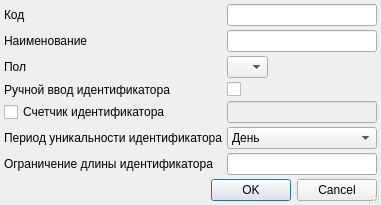
<?xml version="1.0" encoding="UTF-8"?>
<ui version="4.0">
 <class>TissueTypeEditorDialog</class>
 <widget class="QDialog" name="TissueTypeEditorDialog">
  <property name="geometry">
   <rect>
    <x>0</x>
    <y>0</y>
    <width>381</width>
    <height>193</height>
   </rect>
  </property>
  <property name="windowTitle">
   <string>Dialog</string>
  </property>
  <property name="sizeGripEnabled">
   <bool>true</bool>
  </property>
  <layout class="QGridLayout" name="gridLayout">
   <property name="margin">
    <number>4</number>
   </property>
   <property name="spacing">
    <number>4</number>
   </property>
   <item row="0" column="0">
    <widget class="QLabel" name="lblCode">
     <property name="text">
      <string>Код</string>
     </property>
     <property name="buddy">
      <cstring>edtCode</cstring>
     </property>
    </widget>
   </item>
   <item row="0" column="1">
    <widget class="QLineEdit" name="edtCode"/>
   </item>
   <item row="1" column="0">
    <widget class="QLabel" name="lblName">
     <property name="text">
      <string>Наименование</string>
     </property>
     <property name="buddy">
      <cstring>edtName</cstring>
     </property>
    </widget>
   </item>
   <item row="1" column="1">
    <widget class="QLineEdit" name="edtName"/>
   </item>
   <item row="10" column="0" colspan="2">
    <widget class="QDialogButtonBox" name="buttonBox">
     <property name="orientation">
      <enum>Qt::Horizontal</enum>
     </property>
     <property name="standardButtons">
      <set>QDialogButtonBox::Cancel|QDialogButtonBox::Ok</set>
     </property>
    </widget>
   </item>
   <item row="9" column="0">
    <spacer name="verticalSpacer">
     <property name="orientation">
      <enum>Qt::Vertical</enum>
     </property>
     <property name="sizeHint" stdset="0">
      <size>
       <width>20</width>
       <height>40</height>
      </size>
     </property>
    </spacer>
   </item>
   <item row="6" column="0">
    <widget class="QLabel" name="lblResetCounterType">
     <property name="text">
      <string>Период уникальности идентификатора</string>
     </property>
     <property name="buddy">
      <cstring>cmbCounterResetType</cstring>
     </property>
    </widget>
   </item>
   <item row="6" column="1">
    <widget class="QComboBox" name="cmbCounterResetType">
     <item>
      <property name="text">
       <string>День</string>
      </property>
     </item>
     <item>
      <property name="text">
       <string>Неделя</string>
      </property>
     </item>
     <item>
      <property name="text">
       <string>Месяц</string>
      </property>
     </item>
     <item>
      <property name="text">
       <string>Полгода</string>
      </property>
     </item>
     <item>
      <property name="text">
       <string>Год</string>
      </property>
     </item>
     <item>
      <property name="text">
       <string>Постоянно</string>
      </property>
     </item>
    </widget>
   </item>
   <item row="3" column="1">
    <widget class="QCheckBox" name="chkCounterManualInput">
     <property name="text">
      <string/>
     </property>
    </widget>
   </item>
   <item row="3" column="0">
    <widget class="QLabel" name="lblCounterManualInput">
     <property name="text">
      <string>Ручной ввод идентификатора</string>
     </property>
     <property name="buddy">
      <cstring>chkCounterManualInput</cstring>
     </property>
    </widget>
   </item>
   <item row="2" column="1">
    <widget class="QComboBox" name="cmbSex">
     <property name="sizePolicy">
      <sizepolicy hsizetype="Maximum" vsizetype="Fixed">
       <horstretch>0</horstretch>
       <verstretch>0</verstretch>
      </sizepolicy>
     </property>
     <item>
      <property name="text">
       <string/>
      </property>
     </item>
     <item>
      <property name="text">
       <string>М</string>
      </property>
     </item>
     <item>
      <property name="text">
       <string>Ж</string>
      </property>
     </item>
    </widget>
   </item>
   <item row="2" column="0">
    <widget class="QLabel" name="lblSex">
     <property name="text">
      <string>Пол</string>
     </property>
     <property name="buddy">
      <cstring>cmbSex</cstring>
     </property>
    </widget>
   </item>
   <item row="8" column="0">
    <widget class="QLabel" name="lblExternalIdLimit">
     <property name="text">
      <string>Ограничение длины идентификатора</string>
     </property>
    </widget>
   </item>
   <item row="8" column="1">
    <widget class="QLineEdit" name="edtExternalIdLimit"/>
   </item>
   <item row="5" column="1">
    <widget class="QLineEdit" name="edtCounterValue">
     <property name="enabled">
      <bool>false</bool>
     </property>
    </widget>
   </item>
   <item row="5" column="0">
    <widget class="QCheckBox" name="chkIdentCounter">
     <property name="text">
      <string>Счетчик идентификатора</string>
     </property>
    </widget>
   </item>
  </layout>
 </widget>
 <tabstops>
  <tabstop>edtCode</tabstop>
  <tabstop>edtName</tabstop>
  <tabstop>cmbSex</tabstop>
  <tabstop>chkCounterManualInput</tabstop>
  <tabstop>cmbCounterResetType</tabstop>
  <tabstop>buttonBox</tabstop>
 </tabstops>
 <resources/>
 <connections>
  <connection>
   <sender>buttonBox</sender>
   <signal>accepted()</signal>
   <receiver>TissueTypeEditorDialog</receiver>
   <slot>accept()</slot>
   <hints>
    <hint type="sourcelabel">
     <x>252</x>
     <y>168</y>
    </hint>
    <hint type="destinationlabel">
     <x>157</x>
     <y>172</y>
    </hint>
   </hints>
  </connection>
  <connection>
   <sender>chkIdentCounter</sender>
   <signal>toggled(bool)</signal>
   <receiver>edtCounterValue</receiver>
   <slot>setEnabled(bool)</slot>
   <hints>
    <hint type="sourcelabel">
     <x>104</x>
     <y>102</y>
    </hint>
    <hint type="destinationlabel">
     <x>293</x>
     <y>102</y>
    </hint>
   </hints>
  </connection>
  <connection>
   <sender>buttonBox</sender>
   <signal>rejected()</signal>
   <receiver>TissueTypeEditorDialog</receiver>
   <slot>reject()</slot>
   <hints>
    <hint type="sourcelabel">
     <x>306</x>
     <y>168</y>
    </hint>
    <hint type="destinationlabel">
     <x>286</x>
     <y>172</y>
    </hint>
   </hints>
  </connection>
  <connection>
   <sender>chkCounterManualInput</sender>
   <signal>toggled(bool)</signal>
   <receiver>chkIdentCounter</receiver>
   <slot>setDisabled(bool)</slot>
   <hints>
    <hint type="sourcelabel">
     <x>293</x>
     <y>82</y>
    </hint>
    <hint type="destinationlabel">
     <x>104</x>
     <y>102</y>
    </hint>
   </hints>
  </connection>
 </connections>
</ui>
